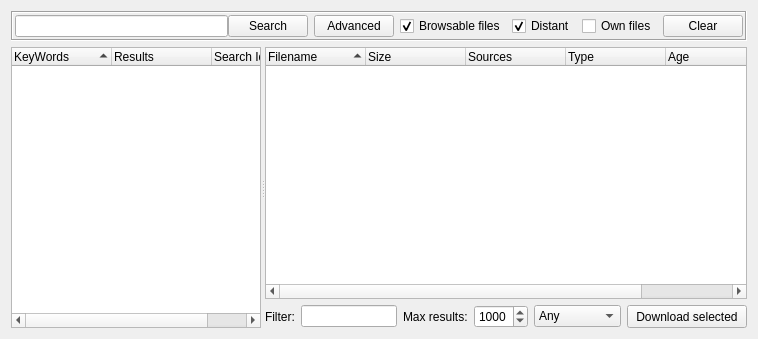
<?xml version="1.0" encoding="UTF-8"?>
<ui version="4.0">
 <class>SearchDialog</class>
 <widget class="QWidget" name="SearchDialog">
  <property name="geometry">
   <rect>
    <x>0</x>
    <y>0</y>
    <width>758</width>
    <height>339</height>
   </rect>
  </property>
  <property name="sizePolicy">
   <sizepolicy hsizetype="Minimum" vsizetype="Minimum">
    <horstretch>1</horstretch>
    <verstretch>1</verstretch>
   </sizepolicy>
  </property>
  <layout class="QVBoxLayout" name="verticalLayout_2">
   <item>
    <widget class="QFrame" name="titleBarFrame">
     <property name="sizePolicy">
      <sizepolicy hsizetype="Preferred" vsizetype="Maximum">
       <horstretch>0</horstretch>
       <verstretch>0</verstretch>
      </sizepolicy>
     </property>
     <property name="frameShape">
      <enum>QFrame::Box</enum>
     </property>
     <property name="frameShadow">
      <enum>QFrame::Sunken</enum>
     </property>
     <layout class="QHBoxLayout" name="horizontalLayout_4">
      <property name="margin">
       <number>2</number>
      </property>
      <item>
       <layout class="QHBoxLayout" name="horizontalLayout">
        <property name="spacing">
         <number>0</number>
        </property>
        <item>
         <widget class="QFrame" name="searchLineFrame">
          <property name="minimumSize">
           <size>
            <width>0</width>
            <height>22</height>
           </size>
          </property>
          <property name="maximumSize">
           <size>
            <width>16777215</width>
            <height>22</height>
           </size>
          </property>
          <layout class="QGridLayout" name="gridLayout">
           <property name="horizontalSpacing">
            <number>0</number>
           </property>
           <property name="verticalSpacing">
            <number>1</number>
           </property>
           <property name="margin">
            <number>0</number>
           </property>
           <item row="0" column="0">
            <widget class="LineEditClear" name="lineEdit">
             <property name="toolTip">
              <string>Enter a keyword here (at least 3 char long)</string>
             </property>
            </widget>
           </item>
          </layout>
         </widget>
        </item>
        <item>
         <widget class="QPushButton" name="pushButtonSearch">
          <property name="focusPolicy">
           <enum>Qt::NoFocus</enum>
          </property>
          <property name="toolTip">
           <string>Start Search</string>
          </property>
          <property name="text">
           <string>Search</string>
          </property>
         </widget>
        </item>
       </layout>
      </item>
      <item>
       <widget class="QPushButton" name="toggleAdvancedSearchBtn">
        <property name="toolTip">
         <string>Advanced Search</string>
        </property>
        <property name="text">
         <string>Advanced</string>
        </property>
       </widget>
      </item>
      <item>
       <widget class="QCheckBox" name="_friendListsearch_SB">
        <property name="toolTip">
         <string>Search inside &quot;browsable&quot; files of your friends</string>
        </property>
        <property name="text">
         <string>Browsable files</string>
        </property>
        <property name="checked">
         <bool>true</bool>
        </property>
       </widget>
      </item>
      <item>
       <widget class="QCheckBox" name="_anonF2Fsearch_CB">
        <property name="toolTip">
         <string>Multi-hop search at distance 6 in the network 
(always reports available files)</string>
        </property>
        <property name="text">
         <string>Distant</string>
        </property>
        <property name="checked">
         <bool>true</bool>
        </property>
       </widget>
      </item>
      <item>
       <widget class="QCheckBox" name="_ownFiles_CB">
        <property name="sizePolicy">
         <sizepolicy hsizetype="Minimum" vsizetype="Fixed">
          <horstretch>0</horstretch>
          <verstretch>0</verstretch>
         </sizepolicy>
        </property>
        <property name="toolTip">
         <string>Include files from your own file list in the search result</string>
        </property>
        <property name="text">
         <string>Own files</string>
        </property>
       </widget>
      </item>
      <item>
       <widget class="QPushButton" name="cloaseallsearchresultsButton">
        <property name="toolTip">
         <string>Close all Search Results</string>
        </property>
        <property name="text">
         <string>Clear</string>
        </property>
       </widget>
      </item>
     </layout>
    </widget>
   </item>
   <item>
    <widget class="QSplitter" name="splitter">
     <property name="orientation">
      <enum>Qt::Horizontal</enum>
     </property>
     <widget class="QTreeWidget" name="searchSummaryWidget">
      <property name="sizePolicy">
       <sizepolicy hsizetype="Maximum" vsizetype="Minimum">
        <horstretch>0</horstretch>
        <verstretch>1</verstretch>
       </sizepolicy>
      </property>
      <property name="sizeIncrement">
       <size>
        <width>0</width>
        <height>0</height>
       </size>
      </property>
      <property name="baseSize">
       <size>
        <width>0</width>
        <height>0</height>
       </size>
      </property>
      <property name="mouseTracking">
       <bool>true</bool>
      </property>
      <property name="contextMenuPolicy">
       <enum>Qt::CustomContextMenu</enum>
      </property>
      <property name="sortingEnabled">
       <bool>true</bool>
      </property>
      <column>
       <property name="text">
        <string>KeyWords</string>
       </property>
      </column>
      <column>
       <property name="text">
        <string>Results</string>
       </property>
      </column>
      <column>
       <property name="text">
        <string>Search Id</string>
       </property>
      </column>
     </widget>
     <widget class="QWidget" name="layoutWidget">
      <layout class="QVBoxLayout" name="verticalLayout">
       <item>
        <widget class="SearchTreeWidget" name="searchResultWidget">
         <property name="sizePolicy">
          <sizepolicy hsizetype="Expanding" vsizetype="MinimumExpanding">
           <horstretch>1</horstretch>
           <verstretch>0</verstretch>
          </sizepolicy>
         </property>
         <property name="contextMenuPolicy">
          <enum>Qt::CustomContextMenu</enum>
         </property>
         <property name="dragEnabled">
          <bool>true</bool>
         </property>
         <property name="dragDropMode">
          <enum>QAbstractItemView::DragOnly</enum>
         </property>
         <property name="sortingEnabled">
          <bool>true</bool>
         </property>
         <column>
          <property name="text">
           <string>Filename</string>
          </property>
         </column>
         <column>
          <property name="text">
           <string>Size</string>
          </property>
         </column>
         <column>
          <property name="text">
           <string>Sources</string>
          </property>
         </column>
         <column>
          <property name="text">
           <string>Type</string>
          </property>
         </column>
         <column>
          <property name="text">
           <string>Age</string>
          </property>
         </column>
         <column>
          <property name="text">
           <string>Hash</string>
          </property>
         </column>
        </widget>
       </item>
       <item>
        <layout class="QHBoxLayout" name="horizontalLayout_2">
         <item>
          <widget class="QLabel" name="label_2">
           <property name="text">
            <string>Filter:</string>
           </property>
          </widget>
         </item>
         <item>
          <widget class="LineEditClear" name="filterLineEdit">
           <property name="toolTip">
            <string>Filter Search Result</string>
           </property>
          </widget>
         </item>
         <item>
          <widget class="QLabel" name="label">
           <property name="text">
            <string>Max results:</string>
           </property>
          </widget>
         </item>
         <item>
          <widget class="QSpinBox" name="_max_results_SB">
           <property name="suffix">
            <string/>
           </property>
           <property name="minimum">
            <number>100</number>
           </property>
           <property name="maximum">
            <number>5000</number>
           </property>
           <property name="singleStep">
            <number>100</number>
           </property>
           <property name="value">
            <number>1000</number>
           </property>
          </widget>
         </item>
         <item>
          <widget class="QComboBox" name="FileTypeComboBox">
           <item>
            <property name="text">
             <string>Any</string>
            </property>
            <property name="icon">
             <iconset resource="images.qrc">
              <normaloff>:/images/FileTypeAny.png</normaloff>:/images/FileTypeAny.png</iconset>
            </property>
           </item>
           <item>
            <property name="text">
             <string>Archive</string>
            </property>
            <property name="icon">
             <iconset resource="images.qrc">
              <normaloff>:/images/FileTypeArchive.png</normaloff>:/images/FileTypeArchive.png</iconset>
            </property>
           </item>
           <item>
            <property name="text">
             <string>Audio</string>
            </property>
            <property name="icon">
             <iconset resource="images.qrc">
              <normaloff>:/images/FileTypeAudio.png</normaloff>:/images/FileTypeAudio.png</iconset>
            </property>
           </item>
           <item>
            <property name="text">
             <string>CD-Image</string>
            </property>
            <property name="icon">
             <iconset resource="images.qrc">
              <normaloff>:/images/FileTypeCDImage.png</normaloff>:/images/FileTypeCDImage.png</iconset>
            </property>
           </item>
           <item>
            <property name="text">
             <string>Document</string>
            </property>
            <property name="icon">
             <iconset resource="images.qrc">
              <normaloff>:/images/FileTypeDocument.png</normaloff>:/images/FileTypeDocument.png</iconset>
            </property>
           </item>
           <item>
            <property name="text">
             <string>Picture</string>
            </property>
            <property name="icon">
             <iconset resource="images.qrc">
              <normaloff>:/images/FileTypePicture.png</normaloff>:/images/FileTypePicture.png</iconset>
            </property>
           </item>
           <item>
            <property name="text">
             <string>Program</string>
            </property>
            <property name="icon">
             <iconset resource="images.qrc">
              <normaloff>:/images/FileTypeProgram.png</normaloff>:/images/FileTypeProgram.png</iconset>
            </property>
           </item>
           <item>
            <property name="text">
             <string>Video</string>
            </property>
            <property name="icon">
             <iconset resource="images.qrc">
              <normaloff>:/images/FileTypeVideo.png</normaloff>:/images/FileTypeVideo.png</iconset>
            </property>
           </item>
           <item>
            <property name="text">
             <string>Directory</string>
            </property>
            <property name="icon">
             <iconset resource="images.qrc">
              <normaloff>:/images/folder16.png</normaloff>:/images/folder16.png</iconset>
            </property>
           </item>
          </widget>
         </item>
         <item>
          <widget class="QPushButton" name="pushButtonDownload">
           <property name="minimumSize">
            <size>
             <width>120</width>
             <height>0</height>
            </size>
           </property>
           <property name="maximumSize">
            <size>
             <width>16777215</width>
             <height>26</height>
            </size>
           </property>
           <property name="toolTip">
            <string>Download Selected</string>
           </property>
           <property name="text">
            <string>Download selected</string>
           </property>
           <property name="icon">
            <iconset resource="images.qrc">
             <normaloff>:/images/download16.png</normaloff>:/images/download16.png</iconset>
           </property>
          </widget>
         </item>
        </layout>
       </item>
      </layout>
     </widget>
    </widget>
   </item>
  </layout>
 </widget>
 <customwidgets>
  <customwidget>
   <class>LineEditClear</class>
   <extends>QLineEdit</extends>
   <header>gui/common/LineEditClear.h</header>
  </customwidget>
  <customwidget>
   <class>SearchTreeWidget</class>
   <extends>QTreeWidget</extends>
   <header>gui/SearchTreeWidget.h</header>
  </customwidget>
 </customwidgets>
 <resources>
  <include location="images.qrc"/>
 </resources>
 <connections/>
</ui>
